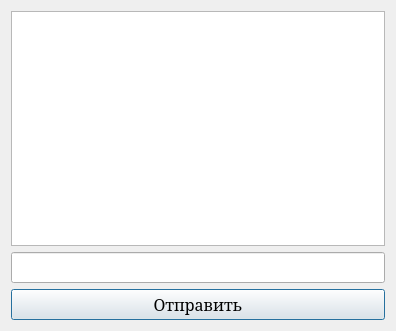
<?xml version="1.0" encoding="UTF-8"?>
<ui version="4.0">
 <class>Dialog</class>
 <widget class="QDialog" name="Dialog">
  <property name="geometry">
   <rect>
    <x>0</x>
    <y>0</y>
    <width>396</width>
    <height>331</height>
   </rect>
  </property>
  <property name="font">
   <font>
    <family>Garamond</family>
    <pointsize>12</pointsize>
   </font>
  </property>
  <property name="windowTitle">
   <string>My Chat Server</string>
  </property>
  <layout class="QHBoxLayout" name="horizontalLayout">
   <item>
    <layout class="QVBoxLayout" name="verticalLayout">
     <item>
      <widget class="QTextEdit" name="teOutput">
       <property name="readOnly">
        <bool>true</bool>
       </property>
      </widget>
     </item>
     <item>
      <widget class="QLineEdit" name="leInput"/>
     </item>
     <item>
      <widget class="QPushButton" name="btnSend">
       <property name="text">
        <string>Отправить</string>
       </property>
      </widget>
     </item>
    </layout>
   </item>
  </layout>
 </widget>
 <layoutdefault spacing="6" margin="11"/>
 <resources/>
 <connections/>
</ui>
